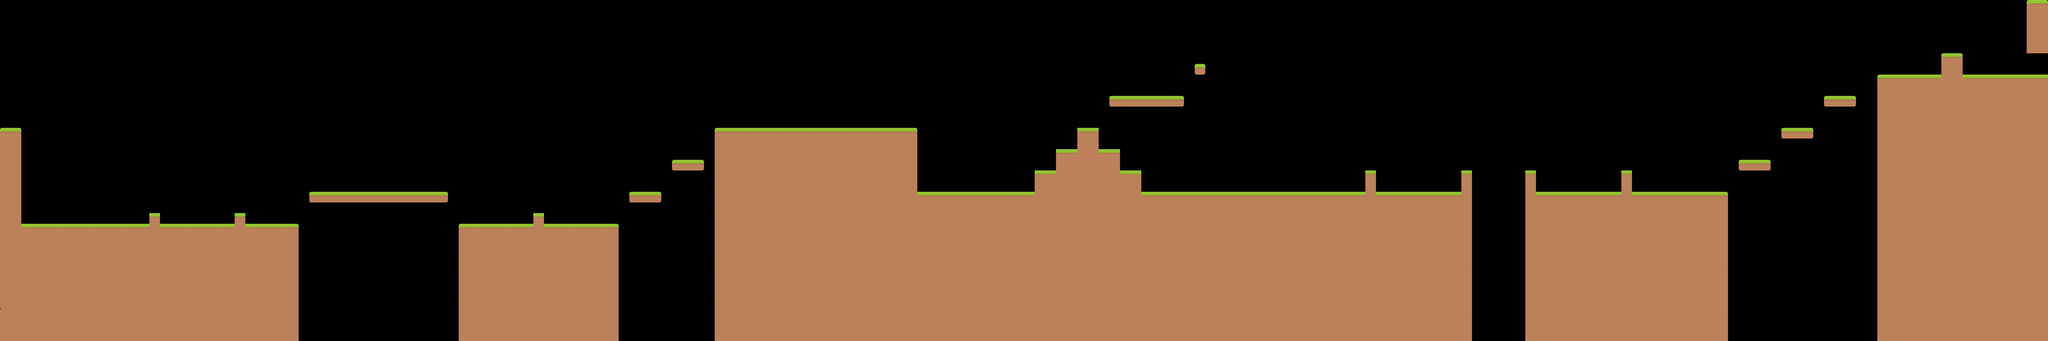

A level layout from a 2D game, rendered from its tile map. Below: a short description, then the map file with tile-grid data replaced by summaries:
An orthogonal 192x32 tile map with 64x64 px tiles, 1 tile layer (Tile Layer 1) and 23 objects (22x PewShooter, Player).

<map version="1.0" orientation="orthogonal" renderorder="right-down" width="192" height="32" tilewidth="64" tileheight="64">
 <tileset firstgid="1" name="spriteTiles" tilewidth="64" tileheight="64" spacing="2">
  <image source="spriteTiles.png" width="924" height="924" />
 </tileset>
 <layer name="Tile Layer 1" width="192" height="32">
  <data>[6144 cells, 2362 non-empty, 8 distinct tile ids]</data>
 </layer>
 <objectgroup name="Object Layer 1">
  <object name="Player" type="Player" gid="58" x="222" y="1298" />
  <object type="PewShooter" gid="188" x="760" y="1298" />
  <object type="PewShooter" gid="188" x="1008" y="1290" />
  <object type="PewShooter" gid="188" x="1534" y="1322" />
  <object type="PewShooter" gid="188" x="1928" y="1116" />
  <object type="PewShooter" gid="188" x="2482" y="1108" />
  <object type="PewShooter" gid="188" x="3394" y="1296" />
  <object type="PewShooter" gid="188" x="3064" y="1292" />
  <object type="PewShooter" gid="188" x="3862" y="1090" />
  <object type="PewShooter" gid="188" x="4084" y="930" />
  <object type="PewShooter" gid="188" x="4906" y="734" />
  <object type="PewShooter" gid="188" x="5298" y="716" />
  <object type="PewShooter" gid="188" x="4542" y="718" />
  <object type="PewShooter" gid="188" x="6844" y="544" />
  <object type="PewShooter" gid="188" x="7068" y="1084" />
  <object type="PewShooter" gid="188" x="7982" y="1100" />
  <object type="PewShooter" gid="188" x="8414" y="1088" />
  <object type="PewShooter" gid="188" x="9472" y="1116" />
  <object type="PewShooter" gid="188" x="9840" y="1100" />
  <object type="PewShooter" gid="188" x="10478" y="918" />
  <object type="PewShooter" gid="188" x="10994" y="544" />
  <object type="PewShooter" gid="188" x="10782" y="714" />
  <object type="PewShooter" gid="188" x="11442" y="412" />
 </objectgroup>
</map>